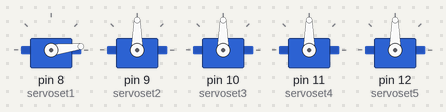
A sketch run on a simulated Arduino Uno, built with avr-gcc and run on an emulated ATmega328P. Shown: 5 × servo.

Above: at 0.05 s.
At 1.4 s:
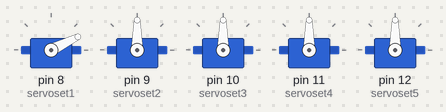
At 3.2 s:
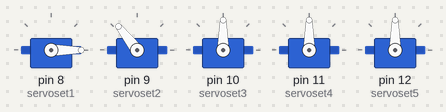
At 6.35 s:
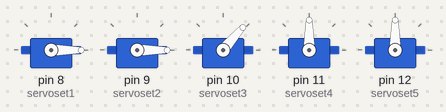
At 9.5 s:
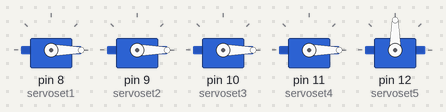
At 12.65 s:
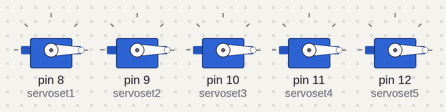
Timing chart, 0 to 16.5 s (numbered marks = the images above):
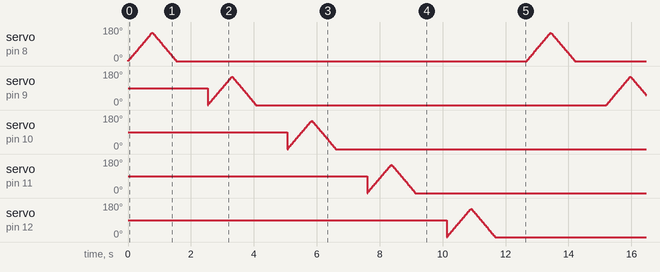

The sketch:

Teebot_all_servos.ino
```cpp
#include <Servo.h>

Servo servoset1;
Servo servoset2;
Servo servoset3;
Servo servoset4;
Servo servoset5;// create servo object to control a servo

int pos1 = 0;
int pos2=0;
int pos3=0;
int pos4=0;
int pos5=0;
int timedelay=1000;// variable to store the servo position

void setup() {
  servoset1.attach(8);
  servoset2.attach(9);
  servoset3.attach(10);
  servoset4.attach(11);
  servoset5.attach(12);


 // attaches the servo on pins to the servo object
}

void loop() {
  for (pos1 = 0; pos1 <= 150; pos1 += 1) { // goes from 0 degrees to 180 degrees
    // in steps of 1 degree
    servoset1.write(pos1);              // tell servo to go to position in variable 'pos'
    delay(5);                       // waits 15ms for the servo to reach the position
  }
  for (pos1 = 150; pos1 >= 0; pos1 -= 1) { // goes from 180 degrees to 0 degrees
    servoset1.write(pos1);              // tell servo to go to position in variable 'pos'
    delay(5);                       // waits 15ms for the servo to reach the position
  }
  delay(timedelay);
  for (pos2 = 0; pos2 <= 150; pos2 += 1) { // goes from 0 degrees to 180 degrees
    // in steps of 1 degree
    servoset2.write(pos2);              // tell servo to go to position in variable 'pos'
    delay(5);                       // waits 15ms for the servo to reach the position
  }
  for (pos2 = 150; pos2 >= 0; pos2 -= 1) { // goes from 180 degrees to 0 degrees
    servoset2.write(pos2);              // tell servo to go to position in variable 'pos'
    delay(5);                       // waits 15ms for the servo to reach the position
  }
  delay(timedelay);

  for (pos3 = 0; pos3 <= 150; pos3 += 1) { // goes from 0 degrees to 180 degrees
    // in steps of 1 degree
    servoset3.write(pos3);              // tell servo to go to position in variable 'pos'
    delay(5);                       // waits 15ms for the servo to reach the position
  }
  for (pos3 = 150; pos3 >= 0; pos3 -= 1) { // goes from 180 degrees to 0 degrees
    servoset3.write(pos3);              // tell servo to go to position in variable 'pos'
    delay(5);                       // waits 15ms for the servo to reach the position
  }
  delay(timedelay);
  for (pos4 = 0; pos4 <= 150; pos4 += 1) { // goes from 0 degrees to 180 degrees
    // in steps of 1 degree
    servoset4.write(pos4);              // tell servo to go to position in variable 'pos'
    delay(5);                       // waits 15ms for the servo to reach the position
  }
  for (pos4 = 150; pos4 >= 0; pos4 -= 1) { // goes from 180 degrees to 0 degrees
    servoset4.write(pos4);              // tell servo to go to position in variable 'pos'
    delay(5);                       // waits 15ms for the servo to reach the position
  }
  delay(timedelay);for (pos5 = 0; pos5<= 150; pos5 += 1) { // goes from 0 degrees to 180 degrees
    // in steps of 1 degree
    servoset5.write(pos5);              // tell servo to go to position in variable 'pos'
    delay(5);                       // waits 15ms for the servo to reach the position
  }
  for (pos5 = 150; pos5 >= 0; pos5 -= 1) { // goes from 180 degrees to 0 degrees
    servoset5.write(pos5);              // tell servo to go to position in variable 'pos'
    delay(5);                       // waits 15ms for the servo to reach the position
  }
  delay(timedelay);

}
```
